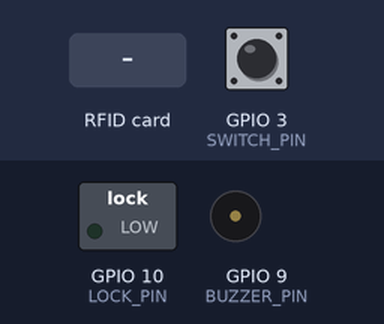
Simulated run of this sketch. Board: ESP8266 (NodeMCU). On the bench: switched loads named in the sketch (green lamp = pin HIGH), buzzer (waves = sounding, pin HIGH). The inputs (shaded band) are chosen by the test bench; at power-on: GPIO 3 (SWITCH_PIN) LOW. WiFi joins after 1.5 s; servers stay silent unless stated; the Firebase database answers and starts empty; what the sketch prints to the serial monitor is not drawn.

Above: at 7.2 s.
7.3 s: GPIO 3 (SWITCH_PIN) pulled HIGH for 0.15 s
At 8.7 s:
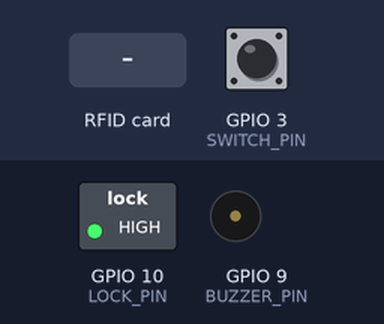
10.4 s: RFID card 5E 7A 19 C4 held to the reader
At 13.41 s:
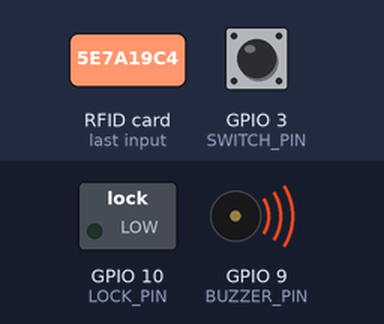
Timing chart, 0 to 19.4 s (numbered marks = the images above; inputs shaded):
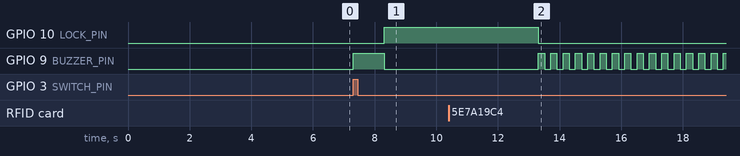

Measured:
- after the input at 7.3 s, GPIO 10 (LOCK_PIN): LOW → HIGH after 1.0 s; GPIO 9 (BUZZER_PIN): LOW → HIGH at once, → LOW 1.0 s later
- after the input at 10.4 s, GPIO 9 (BUZZER_PIN): alternates HIGH for 0.20 s and LOW for 0.20 s, starting after 2.9 s

The sketch:

rfid_door_lock_iot.ino
```cpp
//####################### Setting pins ##################################
#define SS_PIN 4  //D2
#define RST_PIN 5 //D1
#define BUZZER_PIN 9 //S2
#define LOCK_PIN 10 //S3
#define SWITCH_PIN 3 //RX
#define SENSOR_PIN 1 //TX
//####################### Include Libraries #############################
#include <SPI.h>
#include <MFRC522.h>
#include <ESP8266WiFi.h>
#include <Firebase_ESP_Client.h>
#include "addons/TokenHelper.h"
#include "addons/RTDBHelper.h"

#define WIFI_SSID "REPLACE_WITH_YOUR_SSID"
#define WIFI_PASSWORD "REPLACE_WITH_YOUR_PASSWORD"
#define API_KEY "REPLACE_WITH_YOUR_FIREBASE_PROJECT_API_KEY"
#define DATABASE_URL "REPLACE_WITH_YOUR_FIREBASE_DATABASE_URL"

FirebaseData fbdo;
FirebaseAuth auth;
FirebaseConfig config;

const int MAXNOPEOPLE = 30;// set max no of people in database to 30
unsigned long senDataPrevMillis = 0;
int count = 0;
bool signupOK = false;
String id[MAXNOPEOPLE];
const String Path = "/id/";
const String MasterCard = "A9 17 D5 6F";


MFRC522 mfrc522(SS_PIN, RST_PIN);   // Create MFRC522 instance.
int status = LOW;


void setup()
{
  Serial.begin(9600); // Initiate a serial communication
  SPI.begin();        // Initiate  SPI bus
  mfrc522.PCD_Init(); // Initiate MFRC522

  WiFi.begin(WIFI_SSID, WIFI_PASSWORD);
  Serial.print("Connecting to WiFi");
  while (WiFi.status() != WL_CONNECTED){
    Serial.print(".");
    delay(300);
  }
  Serial.println();
  Serial.print("Connected with IP: ");
  Serial.println(WiFi.localIP());
  Serial.println();

  config.api_key = API_KEY;
  config.database_url = DATABASE_URL;

  if (Firebase.signUp(&config, &auth, "", "")){
    Serial.println("ok");
    signupOK = true;
  }
  else{
    Serial.printf("%s\n", config.signer.signupError.message.c_str());
  }

  config.token_status_callback = tokenStatusCallback;

  Firebase.begin(&config, &auth);
  Firebase.reconnectWiFi(true);

  pinMode(LOCK_PIN, OUTPUT);
  pinMode(BUZZER_PIN, OUTPUT);
  pinMode(SWITCH_PIN, INPUT);
  pinMode(SENSOR_PIN, INPUT);

  for(int i=0; i<MAXNOPEOPLE ; i++){
    if (Firebase.RTDB.getString(&fbdo, Path + i)){
      Serial.println(fbdo.stringData());
      id[i] = fbdo.stringData();
      Serial.println(id[i]);
    }
    else{
      Serial.println(fbdo.errorReason());
    }
  }

}

void loop()
{
  status = digitalRead(SWITCH_PIN);
  if (status == HIGH)
  {
    Access();
  }
  // Look for new cards
  if (!mfrc522.PICC_IsNewCardPresent())
  {
    return;
  }
  // Select one of the cards
  if (!mfrc522.PICC_ReadCardSerial())
  {
    return;
  }
  //Show UID on serial monitor
  Serial.println();
  Serial.print(" UID tag :");
  String content = "";
  byte letter;
  for (byte i = 0; i < mfrc522.uid.size; i++)
  {
    Serial.print(mfrc522.uid.uidByte[i] < 0x10 ? " 0" : " ");
    Serial.print(mfrc522.uid.uidByte[i], HEX);
    content.concat(String(mfrc522.uid.uidByte[i] < 0x10 ? " 0" : " "));
    content.concat(String(mfrc522.uid.uidByte[i], HEX));
  }
  content.toUpperCase();
  Serial.println();
  for (int i = 0; i < MAXNOPEOPLE; i++) {
    if (content.substring(1) == id[i] || content.substring(1) == MasterCard)
    {
      Access();
    }
    else
    {
      NoAccess();
    }
  }


}

void Access()
{
  Serial.println(" Access Granted ");
  Serial.println();
  Serial.println("Unlocking Door...");
  //1 long beep
  digitalWrite(BUZZER_PIN, HIGH);
  delay(1000);
  digitalWrite(BUZZER_PIN, LOW);
  //Unlock door
  digitalWrite(LOCK_PIN, HIGH);
  delay(5000);
  Serial.println("Locking Door...");
  digitalWrite(LOCK_PIN, LOW);
  status = LOW;
}

void NoAccess()
{
  Serial.println(" Access Denied ");
  //3 short beeps
  for (int i = 0; i < 3; i++)
  {
    digitalWrite(BUZZER_PIN, HIGH);
    delay(200);
    digitalWrite(BUZZER_PIN, LOW);
    delay(200);
  }
}
```
